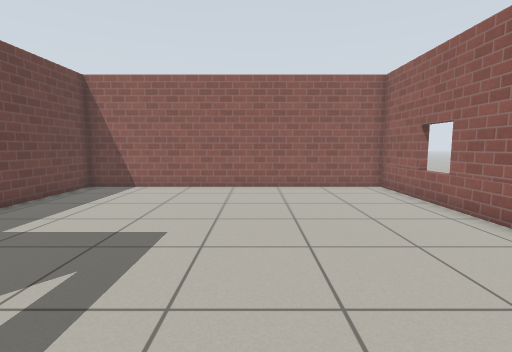
View 1 (above)

12 first-person views from a walk through a world built for the Gazebo simulator. The camera is 0.92 m above the floor, tilts 6° down and sees 85° across. The floor is counted in squares, 0.5 m on a side. Each view is taken from the middle of a square. On the plan, view 1 faces up. The plan holds only what a view shows up to about 16 squares ahead; the rest is blank. Gazebo's built-in surfaces are drawn with simple patterns.

View 2
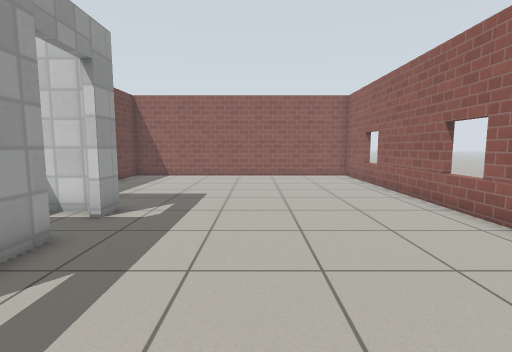

View 3
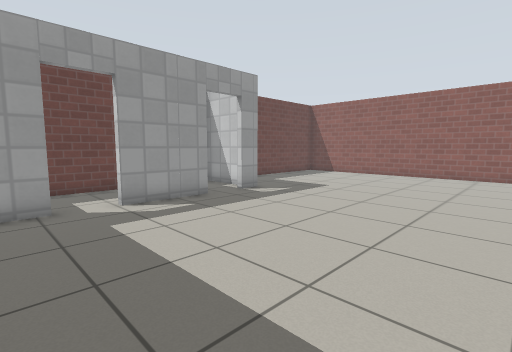

View 4
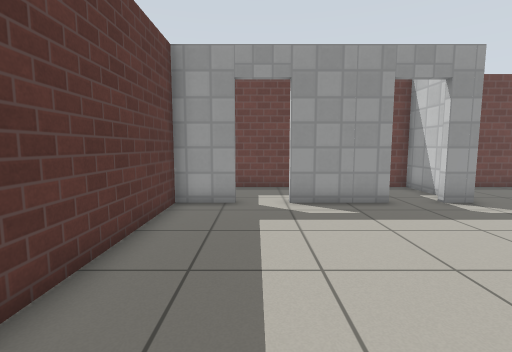

View 5
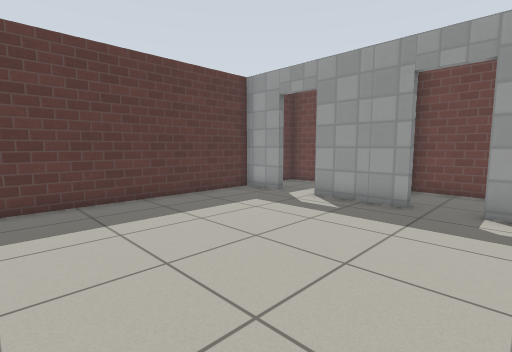

View 6
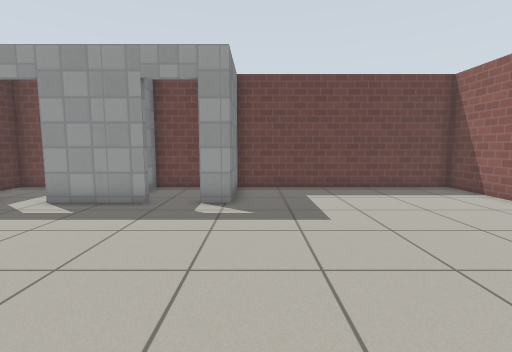

View 7
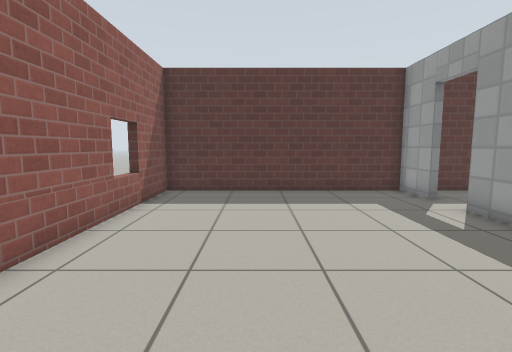

View 8
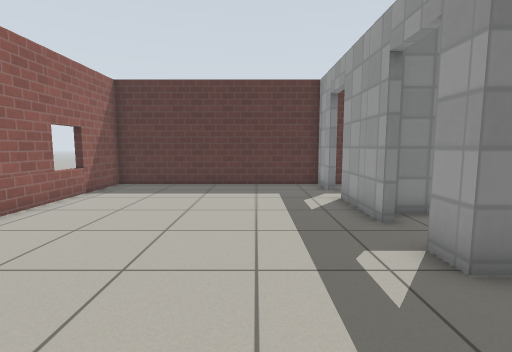

View 9
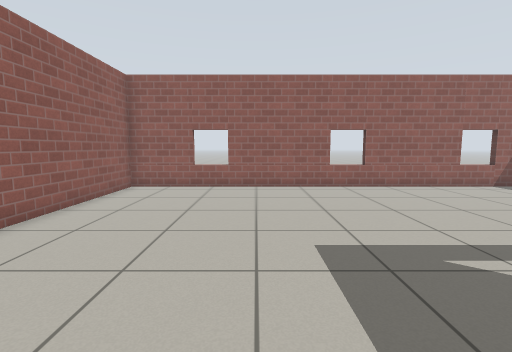

View 10
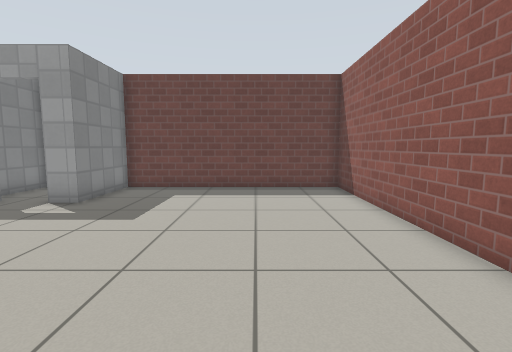

View 11
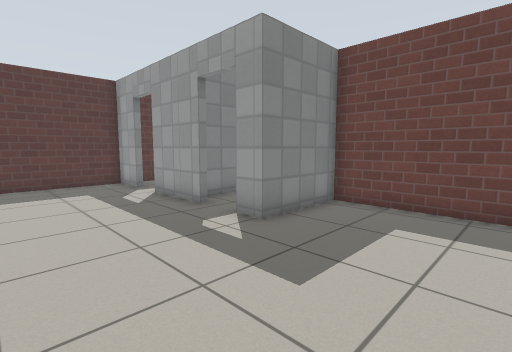

View 12
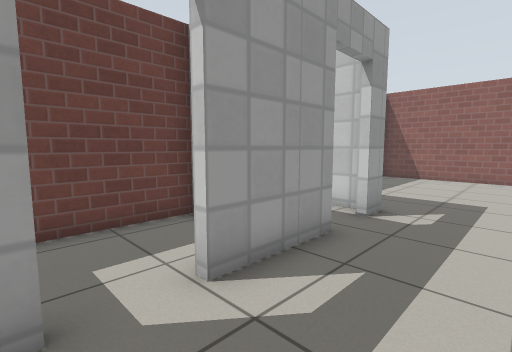

### Floor plan
Ten units are one square. View 1 is at (0, 0); x grows to the right and y downward. Boxes are objects, and circles mark ways between rooms. Rooms are numbered by the first view taken in them; rooms with no view inside come last. Other rooms are left out.
<svg viewBox="-81 -132 144 204">
<path fill="none" stroke="#000" d="M-41 -5 -41 30M-41 46 -41 67 58 67 58 -127 -76 -127 -76 -32 -41 -32 -41 -21M-76 8 -76 67 -49 67M-46 -29 -76 -29 -76 5 -47 5"/>
<circle cx="-40" cy="35" r="3" fill="#2a7"/>
<circle cx="-40" cy="-15" r="3" fill="#2a7"/>
<text x="0" y="-40">1</text>
<text x="-60" y="40">2</text>
<text x="-60" y="-10">3</text>
</svg>
Room 1 opens to room 2. Room 1 opens to room 3.

Where each view was taken, in squares from view 1:
view 1: 0 up, 0 right, facing up
view 2: 5 down, 0 right, facing up
view 3: 6 down, 5 right, facing up-left
view 4: 4 down, 5 right, facing left
view 5: 3 up, 5 right, facing down-left
view 6: 4 up, 5 right, facing left
view 7: 5 up, 2 right, facing down
view 8: 7 up, 1 left, facing down
view 9: 7 up, 7 left, facing right
view 10: 9 up, 5 right, facing left
view 11: 8 up, 1 right, facing down-left
view 12: 5 down, 1 left, facing up-left
